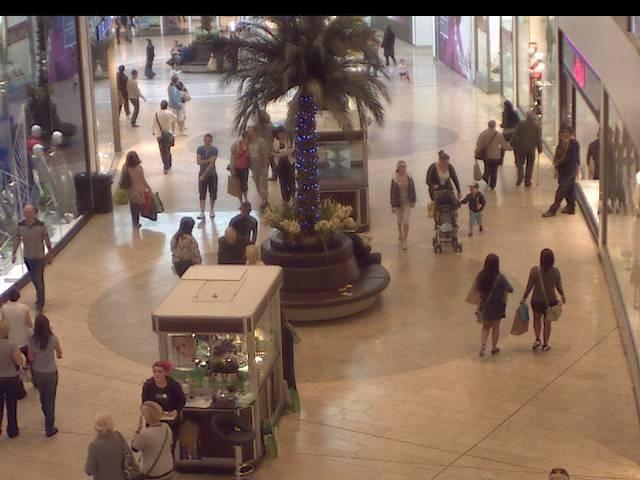
#> input picture evaluation/test_videos/mall_dataset/frames/seq_000013.jpg, 640 x 480 px
$ python -i flow_detection.py   (imports and definitions only)
#> lines starting #> are read from the running program, lines starting #| are printed output that depends on the picture
#> further down, picture is the input picture: shape (480, 640, 3); mean B, G, R 95.2, 109.3, 132.5
import cv2
import numpy as np


class CrowdFlowDetector:
    """
    Detects crowd movement direction using Lucas-Kanade Optical Flow.

    Optical Flow tracks feature points between consecutive frames
    and calculates their velocity vectors. By analyzing these vectors
    we can determine overall crowd movement direction and detect
    dangerous surge patterns.

    Used in real stampede prevention systems at large events.
    """

    def __init__(self):
        self.prev_frame = None
        self.prev_points = None

        # Lucas-Kanade optical flow parameters
        self.lk_params = dict(
            winSize=(15, 15),
            maxLevel=2,
            criteria=(cv2.TERM_CRITERIA_EPS | cv2.TERM_CRITERIA_COUNT, 10, 0.03)
        )

        # Parameters for detecting good feature points to track
        self.feature_params = dict(
            maxCorners=150,
            qualityLevel=0.3,
            minDistance=7,
            blockSize=7
        )

        self.flow_history = []  # Store recent flow vectors
        self.max_history = 10

    def detect_flow(self, frame):
        """
        Processes a frame and returns crowd flow analysis.
        Returns flow vectors, dominant direction, speed, and danger assessment.
        """
        gray = cv2.cvtColor(frame, cv2.COLOR_BGR2GRAY)
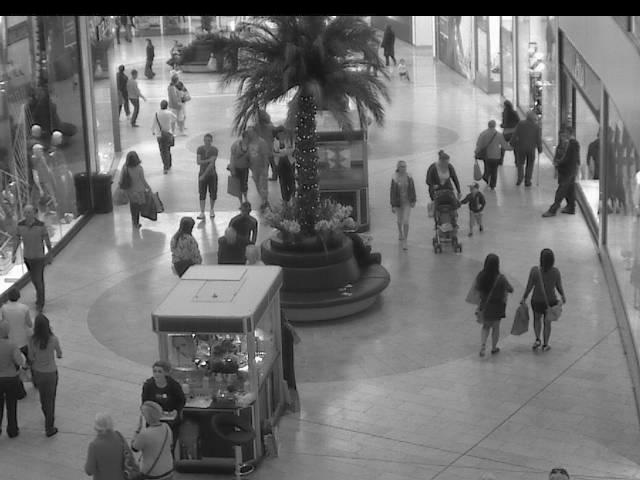
#> gray: shape (480, 640); min 0, max 255, mean 114.6
        h, w = gray.shape
#> h = 480; w = 640

# Reset if frame size changed
        if self.prev_frame is not None and self.prev_frame.shape != gray.shape:
            self.prev_frame = None
            self.prev_points = None

        result = {
            "direction": "Unknown",
            "angle": 0.0,
            "speed": 0.0,
            "flow_danger": False,
            "flow_message": "Insufficient data for flow analysis",
            "vectors": [],
            "surge_detected": False
        }

        # First frame — just store it
        if self.prev_frame is None:
            self.prev_frame = gray
            self.prev_points = cv2.goodFeaturesToTrack(gray, mask=None, **self.feature_params)
#> self.prev_points = 67 rows, first 8: [203, 363], [197, 220], [154, 219], [258, 359], [501, 19], [245, 368], [141, 218], [414, 19]
            return result, frame

        # Track points from previous frame
        if self.prev_points is not None and len(self.prev_points) > 0:
            curr_points, status, _ = cv2.calcOpticalFlowPyrLK(
                self.prev_frame, gray, self.prev_points, None, **self.lk_params
            )

            if curr_points is not None:
                # Keep only successfully tracked points
                good_new = curr_points[status == 1]
                good_old = self.prev_points[status == 1]

                if len(good_new) > 10:
                    # Calculate flow vectors
                    flow_vectors = good_new - good_old
                    velocities = np.sqrt(flow_vectors[:, 0]**2 + flow_vectors[:, 1]**2)
                    avg_speed = float(np.mean(velocities))

                    # Calculate dominant direction (mean angle)
                    angles = np.arctan2(flow_vectors[:, 1], flow_vectors[:, 0])
                    mean_angle = float(np.degrees(np.arctan2(
                        np.mean(np.sin(angles)),
                        np.mean(np.cos(angles))
                    )))

                    direction = self._angle_to_direction(mean_angle)

                    # Detect surge — high speed + low directional variance = stampede risk
                    angle_variance = float(np.degrees(np.std(angles)))
                    surge_detected = avg_speed > 8.0 and angle_variance < 30.0

                    # Flow danger assessment
                    if surge_detected:
                        flow_danger = True
                        flow_message = f"⚠️ SURGE DETECTED: Crowd moving {direction} at high speed!"
                    elif avg_speed > 5.0:
                        flow_danger = True
                        flow_message = f"Rapid crowd movement detected: {direction}"
                    elif avg_speed > 2.0:
                        flow_danger = False
                        flow_message = f"Moderate crowd movement: {direction}"
                    else:
                        flow_danger = False
                        flow_message = f"Normal crowd movement: {direction}"

                    # Store in history
                    self.flow_history.append({
                        "speed": avg_speed,
                        "angle": mean_angle,
                        "surge": surge_detected
                    })
                    if len(self.flow_history) > self.max_history:
                        self.flow_history.pop(0)

                    result = {
                        "direction": direction,
                        "angle": round(mean_angle, 2),
                        "speed": round(avg_speed, 2),
                        "flow_danger": flow_danger,
                        "flow_message": flow_message,
                        "vectors": flow_vectors[:20].tolist(),
                        "surge_detected": surge_detected,
                        "tracked_points": len(good_new)
                    }

                    # Draw flow arrows on frame
                    frame = self._draw_flow(frame, good_new, good_old, flow_danger)

        # Update for next frame
        self.prev_frame = gray
        self.prev_points = cv2.goodFeaturesToTrack(gray, mask=None, **self.feature_params)

        return result, frame

    def _angle_to_direction(self, angle):
        """Converts angle in degrees to human readable direction."""
        if -22.5 <= angle < 22.5:
            return "→ Right"
        elif 22.5 <= angle < 67.5:
            return "↘ Down-Right"
        elif 67.5 <= angle < 112.5:
            return "↓ Down"
        elif 112.5 <= angle < 157.5:
            return "↙ Down-Left"
        elif angle >= 157.5 or angle < -157.5:
            return "← Left"
        elif -157.5 <= angle < -112.5:
            return "↖ Up-Left"
        elif -112.5 <= angle < -67.5:
            return "↑ Up"
        else:
            return "↗ Up-Right"

    def _draw_flow(self, frame, good_new, good_old, is_danger):
        """Draws optical flow arrows on frame."""
        color = (0, 0, 255) if is_danger else (0, 255, 150)
        annotated = frame.copy()

        for new, old in zip(good_new, good_old):
            a, b = new.ravel().astype(int)
            c, d = old.ravel().astype(int)
            # Draw arrow
            cv2.arrowedLine(annotated, (c, d), (a, b), color, 2, tipLength=0.4)
            cv2.circle(annotated, (a, b), 3, color, -1)

        return annotated

    def reset(self):
        """Resets detector state — call when switching cameras."""
        self.prev_frame = None
        self.prev_points = None
        self.flow_history = []

>>> import cv2
>>> picture = cv2.imread('../evaluation/test_videos/mall_dataset/frames/seq_000013.jpg')
>>> result = CrowdFlowDetector().detect_flow(picture)

$ run again, on evaluation/test_videos/mall_dataset/frames/seq_000066.jpg
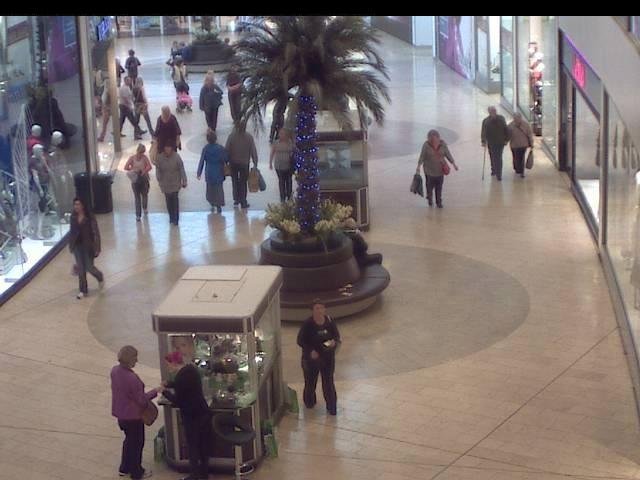
#> input picture evaluation/test_videos/mall_dataset/frames/seq_000066.jpg, 640 x 480 px
#> picture is the input picture: shape (480, 640, 3); mean B, G, R 115.3, 116.8, 127.1
#> in detect_flow, `gray = cv2.cvtColor(frame, cv2.COLOR_BGR2GRAY)`:
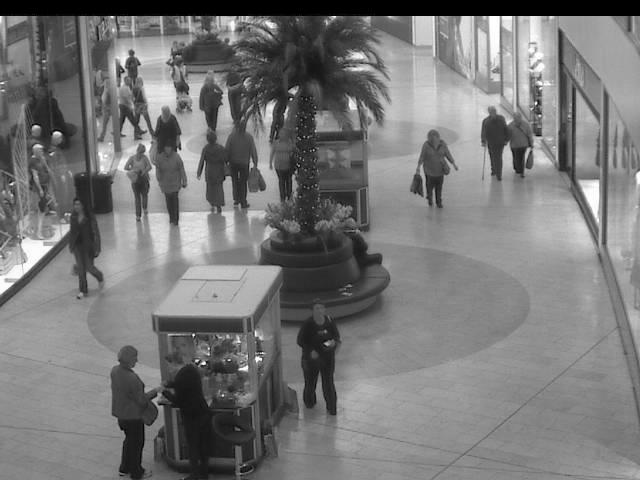
#> gray: shape (480, 640); min 0, max 255, mean 119.7
#> self.prev_points = 52 rows, first 8: [203, 363], [258, 359], [245, 368], [501, 19], [191, 334], [55, 134], [114, 19], [537, 102]
